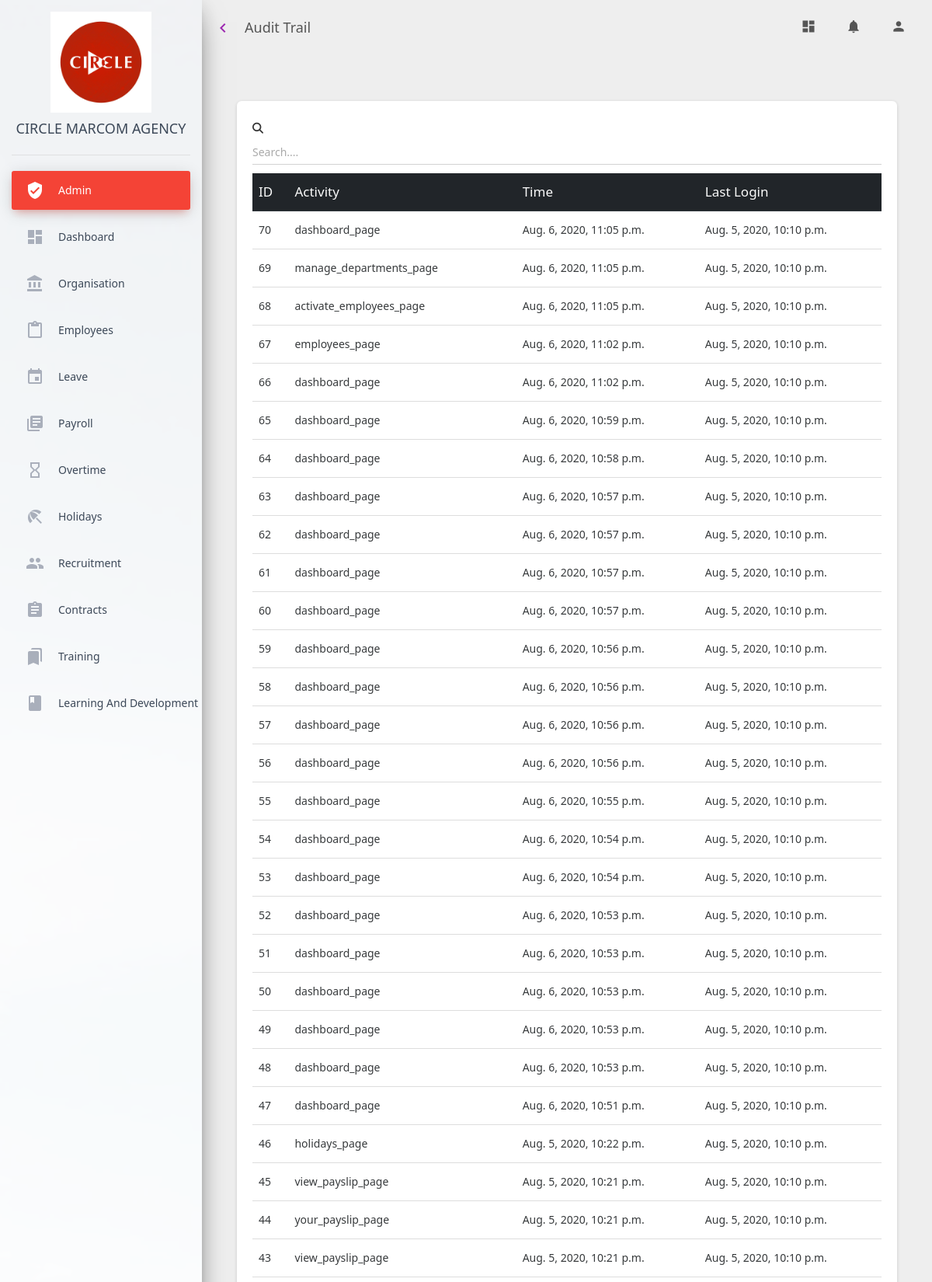
The page /ems_admin/user_audit_trail/1/ (upper part) on the database its author committed.
### ems_admin/models.py (models this page shows, shortened)
class AuditTrail(models.Model):
    user = models.ForeignKey(User, on_delete=models.CASCADE)
    activity_name = models.CharField(max_length=100)
    created_at = models.DateTimeField(auto_now=True)

### ems_auth/models.py (models this page shows, shortened)
class User(AbstractBaseUser, PermissionsMixin):
    email = models.EmailField(unique=True)
    is_superuser = models.BooleanField(default=False)
    is_staff = models.BooleanField(default=False)
    is_active = models.BooleanField(default=True)
    is_hod = models.BooleanField(default=False)
    is_hr = models.BooleanField(max_length=10, default=False)
    is_cfo = models.BooleanField(default=False)
    is_ceo = models.BooleanField(default=False)
    is_supervisor = models.BooleanField(default=False)
    password_changed = models.BooleanField(default=False)
    USERNAME_FIELD = 'email'
    objects = UserManager()
    class Meta:
        unique_together = ['email']

### ems_admin/decorators.py (the view)
    def wrapper(request, **kw):
        try:
            user_id = request.user.id
            user = get_user(user_id)
            activity_name = function.__name__
            save_audit_trail(user, activity_name)
            return function(request, **kw)
        except User.DoesNotExist:
            return function(request, **kw)

### ems_admin/selectors.py (called while the page is built)
def get_user(id) -> User:
    user = User.objects.get(pk=id)
    return user

def get_recent_audit_trails(user_id):
    user = get_user(user_id)
    audit_trails = AuditTrail.objects.filter(user=user).order_by('-id')
    return audit_trails

### ems_admin/views.py (called while the page is built)
@log_activity
def user_audit_trail(request, user_id):
    audit_trails = get_recent_audit_trails(user_id)
    context = {
        "admin": "active",
        "audit_trails": audit_trails,
    }
    return render(request, "ems_admin/user_audit_trail.html", context)

### ems_admin/templates/ems_admin/user_audit_trail.html (shortened to what this page needs)
{% extends 'solitonems/base.html' %}
{% block page_title %}
Audit Trail
{% endblock %}
{% block content %}
<div class="content">
    <div class="container-fluid">
        <div class="col-md-12">
            <div class="card">
                <div class="card-body">
                    <div class="table-responsive">
                        <div class="form-group ">
                            <i class="fas fa-search " aria-hidden="true"></i>
                            <input id="search_input" type="text" class="form-control" placeholder="Search....">
                        </div>
                        <table class="table table-hover">
                            <thead class="thead-dark">
                            <th>ID</th>
                            <th>Activity</th>
                            <th>Time</th>
                            <th>Last Login</th>
                            </thead>
                            <tbody id="audit_trail">
                            {% for audit_trail in audit_trails %}
                            <tr>
                                <td>{{audit_trail.id}}</td>
                                <td>{{audit_trail.activity_name}}</td>
                                <td>{{audit_trail.created_at}}</td>
                                <td>{{audit_trail.user.last_login}}</td>
                            </tr>
                            {% endfor %}
                            </tbody>
                        </table>
                    </div>
                </div>
            </div>
        </div>
    </div>
</div>
{%endblock content%}

### rows shown on the page
AuditTrail: id "70", activity_name "dashboard_page", created_at "Aug. 6, 2020, 11:05 p.m.", user.last_login "Aug. 5, 2020, 10:10 p.m."
AuditTrail: id "69", activity_name "manage_departments_page", created_at "Aug. 6, 2020, 11:05 p.m.", user.last_login "Aug. 5, 2020, 10:10 p.m."
AuditTrail: id "68", activity_name "activate_employees_page", created_at "Aug. 6, 2020, 11:05 p.m.", user.last_login "Aug. 5, 2020, 10:10 p.m."
AuditTrail: id "67", activity_name "employees_page", created_at "Aug. 6, 2020, 11:02 p.m.", user.last_login "Aug. 5, 2020, 10:10 p.m."
AuditTrail: id "66", activity_name "dashboard_page", created_at "Aug. 6, 2020, 11:02 p.m.", user.last_login "Aug. 5, 2020, 10:10 p.m."
AuditTrail: id "65", activity_name "dashboard_page", created_at "Aug. 6, 2020, 10:59 p.m.", user.last_login "Aug. 5, 2020, 10:10 p.m."
AuditTrail: id "64", activity_name "dashboard_page", created_at "Aug. 6, 2020, 10:58 p.m.", user.last_login "Aug. 5, 2020, 10:10 p.m."
AuditTrail: id "63", activity_name "dashboard_page", created_at "Aug. 6, 2020, 10:57 p.m.", user.last_login "Aug. 5, 2020, 10:10 p.m."
AuditTrail: id "62", activity_name "dashboard_page", created_at "Aug. 6, 2020, 10:57 p.m.", user.last_login "Aug. 5, 2020, 10:10 p.m."
AuditTrail: id "61", activity_name "dashboard_page", created_at "Aug. 6, 2020, 10:57 p.m.", user.last_login "Aug. 5, 2020, 10:10 p.m."
AuditTrail: id "60", activity_name "dashboard_page", created_at "Aug. 6, 2020, 10:57 p.m.", user.last_login "Aug. 5, 2020, 10:10 p.m."
AuditTrail: id "59", activity_name "dashboard_page", created_at "Aug. 6, 2020, 10:56 p.m.", user.last_login "Aug. 5, 2020, 10:10 p.m."
AuditTrail: id "58", activity_name "dashboard_page", created_at "Aug. 6, 2020, 10:56 p.m.", user.last_login "Aug. 5, 2020, 10:10 p.m."
AuditTrail: id "57", activity_name "dashboard_page", created_at "Aug. 6, 2020, 10:56 p.m.", user.last_login "Aug. 5, 2020, 10:10 p.m."
AuditTrail: id "56", activity_name "dashboard_page", created_at "Aug. 6, 2020, 10:56 p.m.", user.last_login "Aug. 5, 2020, 10:10 p.m."
AuditTrail: id "55", activity_name "dashboard_page", created_at "Aug. 6, 2020, 10:55 p.m.", user.last_login "Aug. 5, 2020, 10:10 p.m."
AuditTrail: id "54", activity_name "dashboard_page", created_at "Aug. 6, 2020, 10:54 p.m.", user.last_login "Aug. 5, 2020, 10:10 p.m."
AuditTrail: id "53", activity_name "dashboard_page", created_at "Aug. 6, 2020, 10:54 p.m.", user.last_login "Aug. 5, 2020, 10:10 p.m."
AuditTrail: id "52", activity_name "dashboard_page", created_at "Aug. 6, 2020, 10:53 p.m.", user.last_login "Aug. 5, 2020, 10:10 p.m."
AuditTrail: id "51", activity_name "dashboard_page", created_at "Aug. 6, 2020, 10:53 p.m.", user.last_login "Aug. 5, 2020, 10:10 p.m."
AuditTrail: id "50", activity_name "dashboard_page", created_at "Aug. 6, 2020, 10:53 p.m.", user.last_login "Aug. 5, 2020, 10:10 p.m."
AuditTrail: id "49", activity_name "dashboard_page", created_at "Aug. 6, 2020, 10:53 p.m.", user.last_login "Aug. 5, 2020, 10:10 p.m."
AuditTrail: id "48", activity_name "dashboard_page", created_at "Aug. 6, 2020, 10:53 p.m.", user.last_login "Aug. 5, 2020, 10:10 p.m."
AuditTrail: id "47", activity_name "dashboard_page", created_at "Aug. 6, 2020, 10:51 p.m.", user.last_login "Aug. 5, 2020, 10:10 p.m."
AuditTrail: id "46", activity_name "holidays_page", created_at "Aug. 5, 2020, 10:22 p.m.", user.last_login "Aug. 5, 2020, 10:10 p.m."
AuditTrail: id "45", activity_name "view_payslip_page", created_at "Aug. 5, 2020, 10:21 p.m.", user.last_login "Aug. 5, 2020, 10:10 p.m."
AuditTrail: id "44", activity_name "your_payslip_page", created_at "Aug. 5, 2020, 10:21 p.m.", user.last_login "Aug. 5, 2020, 10:10 p.m."
AuditTrail: id "43", activity_name "view_payslip_page", created_at "Aug. 5, 2020, 10:21 p.m.", user.last_login "Aug. 5, 2020, 10:10 p.m."
